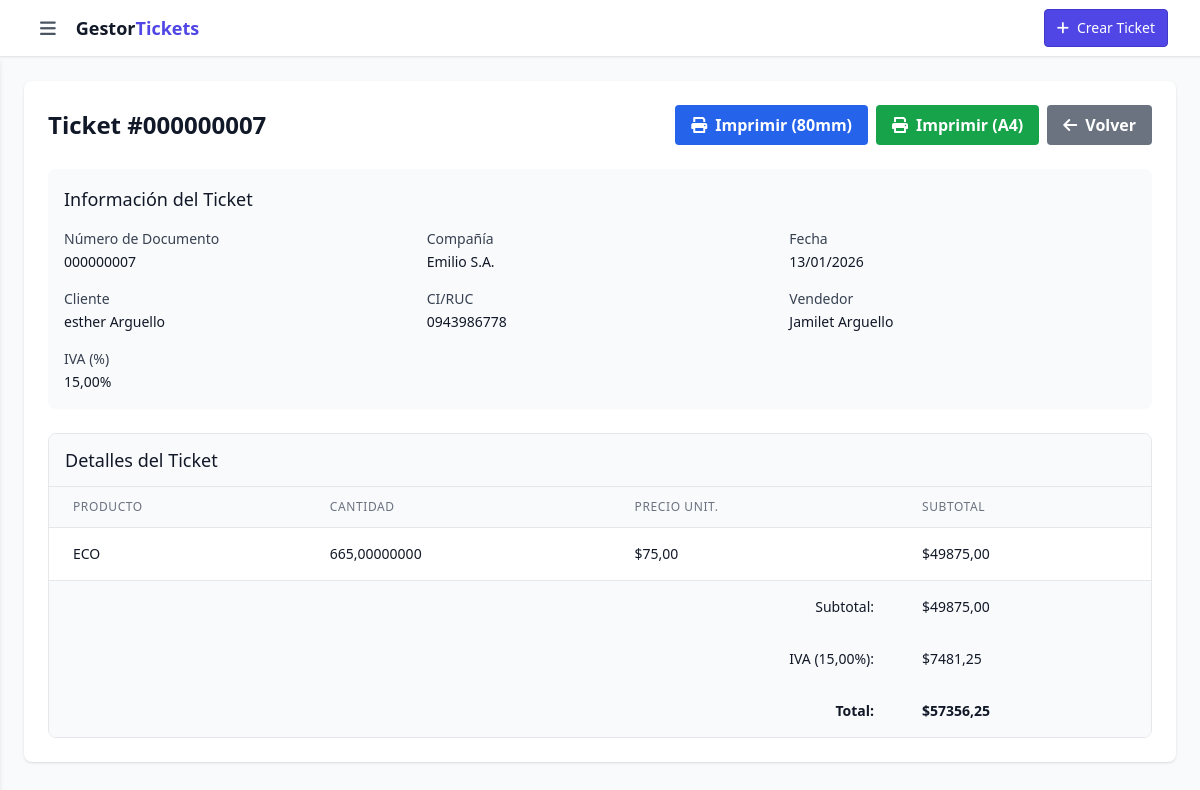
The app's page /ticket/7/ with its own data.
### apps/ticket/models.py (models this page shows, shortened)
class Ticket(models.Model):
    company = models.ForeignKey(Company, on_delete=models.CASCADE, verbose_name="Compañía")
    document_number = models.CharField(
        max_length=20,
        unique=True,
        blank=True,
        verbose_name="Número de Documento"
    )
    date = models.DateTimeField(auto_now_add=True, verbose_name="Fecha")  # Automática
    seller = models.CharField(max_length=255, verbose_name="Vendedor")  # Manual
    client = models.CharField(max_length=255, verbose_name="Cliente")  # Manual
    ci_ruc = models.CharField(max_length=20, verbose_name="CI/RUC")  # Manual
    phone = models.CharField(max_length=20, verbose_name="Teléfono")  # Manual
    plate = models.CharField(max_length=20, verbose_name="Placa")  # Manual
    iva_percentage = models.DecimalField(max_digits=5, decimal_places=2, default=15.00, verbose_name="IVA Aplicado (%)")  # Guardado para historial
    total = models.DecimalField(max_digits=15, decimal_places=8, default=0.00000000, verbose_name="Total")  # Calculado con 8 decimales
    @property
    def subtotal(self):
        return sum(detail.total for detail in self.details.all())
    @property
    def iva_amount(self):
        return self.subtotal * (self.iva_percentage / 100)
    class Meta:
        verbose_name = "Ticket"
        verbose_name_plural = "Tickets"

class TicketDetail(models.Model):
    ticket = models.ForeignKey(Ticket, on_delete=models.CASCADE, related_name='details', verbose_name="Ticket")
    product = models.CharField(max_length=255, verbose_name="Producto")
    quantity = models.DecimalField(max_digits=15, decimal_places=8, verbose_name="Cantidad")  # Decimal con 8 decimales para gasolineras
    unit_price = models.DecimalField(max_digits=15, decimal_places=8, verbose_name="P. Unitario")  # Decimal con 8 decimales
    total = models.DecimalField(max_digits=15, decimal_places=8, default=0.00000000, verbose_name="Total")  # Calculado con 8 decimales: quantity * unit_price
    class Meta:
        verbose_name = "Detalle del Ticket"
        verbose_name_plural = "Detalles del Ticket"

### apps/company/models.py (models this page shows, shortened)
class Company(models.Model):
    name = models.CharField(max_length=255, verbose_name="Nombre de la Compañía")
    ruc = models.CharField(max_length=20, unique=True, verbose_name="RUC")
    phone = models.CharField(max_length=20, verbose_name="Teléfono")
    sri_access_key = models.CharField(max_length=255, verbose_name="Clave de Acceso SRI")
    address = models.TextField(verbose_name="Dirección")  # Para usar automáticamente en tickets
    iva_percentage = models.DecimalField(max_digits=5, decimal_places=2, default=12.00, verbose_name="Porcentaje de IVA")  # Ej: 12.00 para 12%
    class Meta:
        verbose_name = "Compañía"
        verbose_name_plural = "Compañías"

### apps/ticket/view/ticket_view.py (the view)
# urls.py: path('<int:pk>/', TicketDetailView.as_view(), name='ticket_detail'),
class TicketDetailView(DetailView):
    model = Ticket
    template_name = 'ticket/ticket_detail.html'
    context_object_name = 'ticket'
    def get_context_data(self, **kwargs):
        context = super().get_context_data(**kwargs)
        context['details'] = self.object.details.all()
        return context

### templates/ticket/ticket_detail.html (shortened to what this page needs)
{% extends 'layouts/dashboard.html' %}
{% load static %}
{% block content %}
<div class="bg-white shadow rounded-lg p-6">
    <div class="flex items-center justify-between mb-6">
        <h1 class="text-2xl font-bold text-gray-900">Ticket #{{ ticket.document_number }}</h1>
        <div class="flex space-x-2">
            <a href="{% url 'ticket:ticket_print' ticket.pk %}?size=80" target="_blank" class="bg-blue-600 hover:bg-blue-700 text-white font-bold py-2 px-4 rounded">
                <i class="fas fa-print mr-2"></i>Imprimir (80mm)
            </a>
            <a href="{% url 'ticket:ticket_print' ticket.pk %}?size=A4" target="_blank" class="bg-green-600 hover:bg-green-700 text-white font-bold py-2 px-4 rounded">
                <i class="fas fa-print mr-2"></i>Imprimir (A4)
            </a>
            <a href="{% url 'ticket:ticket_list' %}" class="bg-gray-500 hover:bg-gray-700 text-white font-bold py-2 px-4 rounded">
                <i class="fas fa-arrow-left mr-2"></i>Volver
            </a>
        </div>
    </div>
    <div class="bg-gray-50 p-4 rounded-lg mb-6">
        <h3 class="text-lg font-medium text-gray-900 mb-4">Información del Ticket</h3>
        <div class="grid grid-cols-1 md:grid-cols-2 lg:grid-cols-3 gap-4">
            <div>
                <span class="block text-sm font-medium text-gray-700">Número de Documento</span>
                <span class="text-sm text-gray-900">{{ ticket.document_number }}</span>
            </div>
            <div>
                <span class="block text-sm font-medium text-gray-700">Compañía</span>
                <span class="text-sm text-gray-900">{{ ticket.company.name }}</span>
            </div>
            <div>
                <span class="block text-sm font-medium text-gray-700">Fecha</span>
                <span class="text-sm text-gray-900">{{ ticket.date|date:"d/m/Y" }}</span>
            </div>
            <div>
                <span class="block text-sm font-medium text-gray-700">Cliente</span>
                <span class="text-sm text-gray-900">{{ ticket.client }}</span>
            </div>
            <div>
                <span class="block text-sm font-medium text-gray-700">CI/RUC</span>
                <span class="text-sm text-gray-900">{{ ticket.ci_ruc }}</span>
            </div>
            <div>
                <span class="block text-sm font-medium text-gray-700">Vendedor</span>
                <span class="text-sm text-gray-900">{{ ticket.seller }}</span>
            </div>
            <div>
                <span class="block text-sm font-medium text-gray-700">IVA (%)</span>
                <span class="text-sm text-gray-900">{{ ticket.iva_percentage }}%</span>
            </div>
        </div>
    </div>
    <div class="bg-white border rounded-lg overflow-hidden">
        <div class="px-4 py-3 bg-gray-50 border-b border-gray-200">
            <h3 class="text-lg font-medium text-gray-900">Detalles del Ticket</h3>
        </div>
        <div class="overflow-x-auto">
            <table class="min-w-full divide-y divide-gray-200">
                <thead class="bg-gray-50">
                    <tr>
                        <th class="px-6 py-3 text-left text-xs font-medium text-gray-500 uppercase tracking-wider">Producto</th>
                        <th class="px-6 py-3 text-left text-xs font-medium text-gray-500 uppercase tracking-wider">Cantidad</th>
                        <th class="px-6 py-3 text-left text-xs font-medium text-gray-500 uppercase tracking-wider">Precio Unit.</th>
                        <th class="px-6 py-3 text-left text-xs font-medium text-gray-500 uppercase tracking-wider">Subtotal</th>
                    </tr>
                </thead>
                <tbody class="bg-white divide-y divide-gray-200">
                    {% for detail in details %}
                    <tr>
                        <td class="px-6 py-4 whitespace-nowrap text-sm text-gray-900">{{ detail.product }}</td>
                        <td class="px-6 py-4 whitespace-nowrap text-sm text-gray-900">{{ detail.quantity }}</td>
                        <td class="px-6 py-4 whitespace-nowrap text-sm text-gray-900">${{ detail.unit_price|floatformat:2 }}</td>
                        <td class="px-6 py-4 whitespace-nowrap text-sm text-gray-900">${{ detail.total|floatformat:2 }}</td>
                    </tr>
                    {% endfor %}
                </tbody>
                <tfoot class="bg-gray-50">
                    <tr>
                        <td colspan="3" class="px-6 py-4 text-sm font-medium text-gray-900 text-right">Subtotal:</td>
                        <td class="px-6 py-4 whitespace-nowrap text-sm font-medium text-gray-900">${{ ticket.subtotal|floatformat:2 }}</td>
                    </tr>
                    <tr>
                        <td colspan="3" class="px-6 py-4 text-sm font-medium text-gray-900 text-right">IVA ({{ ticket.iva_percentage }}%):</td>
                        <td class="px-6 py-4 whitespace-nowrap text-sm font-medium text-gray-900">${{ ticket.iva_amount|floatformat:2 }}</td>
                    </tr>
                    <tr>
                        <td colspan="3" class="px-6 py-4 text-sm font-bold text-gray-900 text-right">Total:</td>
                        <td class="px-6 py-4 whitespace-nowrap text-sm font-bold text-gray-900">${{ ticket.total|floatformat:2 }}</td>
                    </tr>
                </tfoot>
            </table>
        </div>
    </div>
</div>
{% endblock %}

### static/css/base.css (style rules this page uses)
.min-h-screen { min-height: 100vh; }
button, a, select, input { transition: all 0.2s ease; }

### records on screen
Ticket: document_number "000000007", company.name "Emilio S.A.", date "13/01/2026", client "esther Arguello", ci_ruc "0943986778", seller "Jamilet Arguello", iva_percentage "15,00", subtotal "49875,00", iva_amount "7481,25", total "57356,25"
TicketDetail: product "ECO", quantity "665,00000000", unit_price "75,00", total "49875,00"
